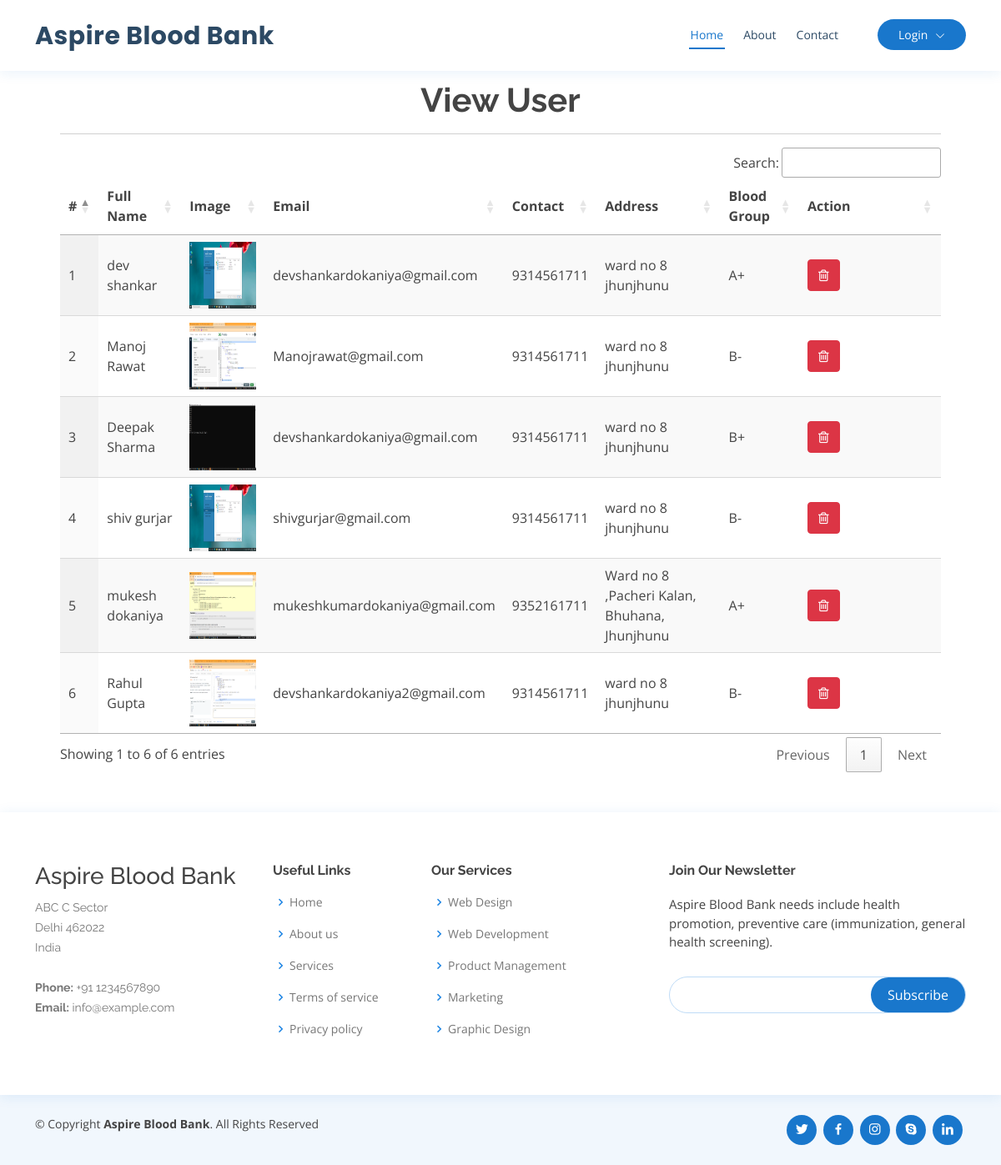
Page /view_user on the committed database.
### blood_app/models.py (models this page shows, shortened)
class UserProfile(models.Model):
    user = models.ForeignKey(User, on_delete=models.CASCADE, null=True)
    contact = models.CharField(max_length=100, null=True)
    address = models.CharField(max_length=100, null=True)
    blood_group = models.ForeignKey(Category, on_delete=models.CASCADE, null=True, blank=True)
    dob = models.DateField(null=True)
    image = models.FileField(null=True)

class Category(models.Model):
    name = models.CharField(max_length=100, null=True, blank=True)

### blood_app/views.py (the view)
# urls.py: path('view_user', view_user, name='view_user'),
def view_user(request):
    data = UserProfile.objects.all()
    d = {'data':data}
    return render(request,'view_user.html',d)

### blood_app/templates/view_user.html
{% extends 'index.html' %}
{% load static %}
{% block body %}
<div class="container-fluid" style="width:90%;margin-top:8%">
                    <div class="container-fluid">
                        <h1 align="center" style="font-weight:bold;margin-top:4%">View User</h1>
                         </div><hr>
                                <table id="example" class="display" style="width:100%">
                                  <thead>
                                    <tr>
                                      <th>#</th>
                                      <th>Full Name</th>
                                      <th>Image</th>
                                      <th>Email</th>
                                      <th>Contact</th>
                                      <th>Address</th>
                                      <th>Blood Group</th>
                                      <th>Action</th>
                                  </tr>
                              </thead>
                              <tbody>
                              {% for i in data %}
                                <tr>
                                  <td>{{forloop.counter}}</td>
                                  <td>{{i.user.first_name}} {{i.user.last_name}}</td>
                                  <td><img src="{{i.image.url}}" style="width:80px;height:80px"></td>
                                  <td>{{i.user.email}}</td>
                                  <td>{{i.contact}}</td>
                                  <td>{{i.address}}</td>
                                  <td>{{i.blood_group.name}}</td>
                                    <td style="width:150px">
                                      <a href="{% url 'delete_user' i.id %}" ><button class="btn btn-danger" onclick="return confirm('Are you sure?')"><i class="fa fa-trash-o"></i></button></a></td>
                              </tr>
                              {% endfor %}
                          </tbody>
                      </table>
                  </div>
{% endblock %}

### blood_app/templates/index.html (shortened to what this page needs)
<!DOCTYPE html>
<html lang="en">
  {% load static %}
<head>
  <link href="{% static 'vendor/fontawesome-free/css/all.min.css' %}" rel="stylesheet">
  <link href="{% static 'vendor/animate.css/animate.min.css' %}" rel="stylesheet">
  <link href="{% static 'vendor/bootstrap/css/bootstrap.min.css' %}" rel="stylesheet">
  <link href="{% static 'vendor/bootstrap-icons/bootstrap-icons.css' %}" rel="stylesheet">
  <link href="{% static 'vendor/boxicons/css/boxicons.min.css' %}" rel="stylesheet">
  <link href="{% static 'vendor/glightbox/css/glightbox.min.css' %}" rel="stylesheet">
  <link href="{% static 'vendor/remixicon/remixicon.css' %}" rel="stylesheet">
  <link href="{% static 'vendor/swiper/swiper-bundle.min.css' %}" rel="stylesheet">
  <link href="{% static 'css/style.css' %}" rel="stylesheet">
  <link rel="stylesheet" href="https://cdnjs.cloudflare.com/ajax/libs/font-awesome/4.7.0/css/font-awesome.min.css">
  <link rel='stylesheet' type='text/css' href="https://cdn.datatables.net/1.10.21/css/jquery.dataTables.min.css">
  <link rel='stylesheet' type='text/css' href="https://cdn.datatables.net/buttons/1.6.2/css/buttons.dataTables.min.css">
</head>
<body>
  <header id="header" class="fixed-top">
    <div class="container d-flex align-items-center">
      <h1 class="logo me-auto"><a href="index.html">Aspire Blood Bank</a></h1>
      {% if request.user.is_staff %}
      <nav id="navbar" class="navbar order-last order-lg-0">
        <ul>
          <li><a class="nav-link scrollto active" href="{% url 'admin_home' %}">Home</a></li>
          <li class="dropdown"><a href="#"><span>Category</span> <i class="bi bi-chevron-down"></i></a>
            <ul>
              <li><a href="/add_category">Add Blood Category</a></li>
              <li><a href="/view_category">View Blood Category</a></li>
            </ul>
          </li>
          <li><a class="nav-link scrollto" href="/view_user">Users</a></li>
          <li><a class="nav-link scrollto" href="/all_order">All Order</a></li>
          <li class="dropdown"><a href="#"><span>Blood Donation</span> <i class="bi bi-chevron-down"></i></a>
            <ul>
              <li><a href="/request_blood">Request for Blood</a></li>
              <li><a href="/donator_blood">Donate for Blood</a></li>
            </ul>
          </li>
          <li class="dropdown">
            <a href="#" class="appointment-btn scrollto" style="color: #fff;"><span class="d-none d-md-inline">Welcome,</span> {{request.user.username}} <i class="bi bi-chevron-down"></i></a>
            <ul>
              <li><a href="{% url 'change_password' %}">Password</a></li>
              <li><a href="{% url 'logout' %}">Logout</a></li>
            </ul>
          </li>
        </ul>
        <i class="bi bi-list mobile-nav-toggle"></i>
      </nav>
      {% else %}
      <nav id="navbar" class="navbar order-last order-lg-0">
        <ul>
          <li><a class="nav-link scrollto active" href="/#hero">Home</a></li>
          <li><a class="nav-link scrollto" href="/#about">About</a></li>
          <li><a class="nav-link scrollto" href="#contact">Contact</a></li>
        </ul>
      </nav>
      <nav id="navbar" class="navbar order-last order-lg-0">
        <ul>
        <li class="dropdown">
          <a href="#" class="appointment-btn scrollto" style="color: #fff;"><span class="d-none d-md-inline">Login</span> <i class="bi bi-chevron-down"></i></a>
        </li>
      </ul>
    </nav>
      {% endif %}
  </header>
  <div class="mt-5 mb-5" style="margin-top:14%">
  {% block body %}
  {% endblock %}
  </div>
  <footer id="footer">
    <div class="footer-top">
      <div class="container">
        <div class="row">
          <div class="col-lg-3 col-md-6 footer-contact">
            <h3>Aspire Blood Bank</h3>
            <p>
              ABC C Sector <br>
              Delhi 462022<br>
              India <br><br>
              <strong>Phone:</strong> +91 1234567890<br>
              <strong>Email:</strong> info@example.com<br>
            </p>
          </div>
          <div class="col-lg-2 col-md-6 footer-links">
            <h4>Useful Links</h4>
            <ul>
              <li><i class="bx bx-chevron-right"></i> <a href="#">Home</a></li>
              <li><i class="bx bx-chevron-right"></i> <a href="#">About us</a></li>
              <li><i class="bx bx-chevron-right"></i> <a href="#">Services</a></li>
              <li><i class="bx bx-chevron-right"></i> <a href="#">Terms of service</a></li>
              <li><i class="bx bx-chevron-right"></i> <a href="#">Privacy policy</a></li>
            </ul>
          </div>
          <div class="col-lg-3 col-md-6 footer-links">
            <h4>Our Services</h4>
            <ul>
              <li><i class="bx bx-chevron-right"></i> <a href="#">Web Design</a></li>
              <li><i class="bx bx-chevron-right"></i> <a href="#">Web Development</a></li>
              <li><i class="bx bx-chevron-right"></i> <a href="#">Product Management</a></li>
              <li><i class="bx bx-chevron-right"></i> <a href="#">Marketing</a></li>
              <li><i class="bx bx-chevron-right"></i> <a href="#">Graphic Design</a></li>
            </ul>
          </div>
          <div class="col-lg-4 col-md-6 footer-newsletter">
            <h4>Join Our Newsletter</h4>
            <p>Aspire Blood Bank needs include health promotion, preventive care (immunization, general health screening).</p>
            <form action="" method="post">
              <input type="email" name="email"><input type="submit" value="Subscribe">
            </form>
          </div>
        </div>
      </div>
    </div>
    <div class="container d-md-flex py-4">
      <div class="me-md-auto text-center text-md-start">
        <div class="copyright">
          &copy; Copyright <strong><span>Aspire Blood Bank</span></strong>. All Rights Reserved
        </div>
        <div class="credits">
        </div>
      </div>
      <div class="social-links text-center text-md-right pt-3 pt-md-0">
        <a href="#" class="twitter"><i class="bx bxl-twitter"></i></a>
        <a href="#" class="facebook"><i class="bx bxl-facebook"></i></a>
        <a href="#" class="instagram"><i class="bx bxl-instagram"></i></a>
        <a href="#" class="google-plus"><i class="bx bxl-skype"></i></a>
        <a href="#" class="linkedin"><i class="bx bxl-linkedin"></i></a>
      </div>
    </div>
  </footer>
</body>
</html>

### blood_app/static/css/style.css (style rules this page uses)
body { font-family: "Open Sans", sans-serif; color: #444444; }
a { color: #1977cc; text-decoration: none; }
h1, h2, h3, h4, h5, h6 { font-family: "Raleway", sans-serif; }
#header { background: #fff; z-index: 997; padding: 15px 0; top: 0px; box-shadow: 0px 2px 15px rgba(25, 119, 204, 0.1); }
.fixed-top { position: fixed; top: 0; right: 0; left: 0; z-index: 1030; }
#header .logo { font-size: 30px; margin: 0; padding: 0; line-height: 1; font-weight: 700; letter-spacing: 0.5px; font-family: "Poppins", sans-serif; }
#header .logo a { color: #2c4964; }
.appointment-btn { margin-left: 25px; background: #1977cc; color: #fff; border-radius: 50px; padding: 8px 25px; white-space: nowrap; transition: 0.3s; font-size: 14px; display: inline-block; }
.navbar { padding: 0; }
.navbar ul { margin: 0; padding: 0; display: flex; list-style: none; align-items: center; }
.navbar li { position: relative; }
.navbar>ul>li { position: relative; white-space: nowrap; padding: 8px 0 8px 20px; }
.navbar a, .navbar a:focus { display: flex; align-items: center; justify-content: space-between; font-size: 14px; color: #2c4964; white-space: nowrap; transition: 0.3s; border-bottom: 2px solid #fff; padding: 5px 2px; }
.navbar a i, .navbar a:focus i { font-size: 12px; line-height: 0; margin-left: 5px; }
.navbar a:hover, .navbar .active, .navbar .active:focus, .navbar li:hover>a { color: #1977cc; border-color: #1977cc; }
#footer { color: #444444; font-size: 14px; background: #f1f7fd; }
#footer .footer-top { padding: 60px 0 30px 0; background: #fff; box-shadow: 0px 2px 15px rgba(25, 119, 204, 0.1); }
#footer .footer-top .footer-contact { margin-bottom: 30px; }
#footer .footer-top .footer-contact p { font-size: 14px; line-height: 24px; margin-bottom: 0; font-family: "Raleway", sans-serif; color: #777777; }
#footer .footer-top h4 { font-size: 16px; font-weight: bold; color: #444444; position: relative; padding-bottom: 12px; }
#footer .footer-top .footer-links { margin-bottom: 30px; }
#footer .footer-top .footer-links ul { list-style: none; padding: 0; margin: 0; }
#footer .footer-top .footer-links ul i { padding-right: 2px; color: #1c84e3; font-size: 18px; line-height: 1; }
#footer .footer-top .footer-links ul li { padding: 10px 0; display: flex; align-items: center; }
#footer .footer-top .footer-links ul li:first-child { padding-top: 0; }
#footer .footer-top .footer-links ul a { color: #777777; transition: 0.3s; display: inline-block; line-height: 1; }
#footer .footer-newsletter { font-size: 15px; }
#footer .footer-newsletter h4 { font-size: 16px; font-weight: bold; color: #444444; position: relative; padding-bottom: 12px; }
#footer .footer-newsletter form { margin-top: 30px; background: #fff; padding: 6px 10px; position: relative; border-radius: 50px; text-align: left; border: 1px solid #bfdcf7; }
#footer .footer-newsletter form input[type=email] { border: 0; padding: 4px 8px; width: calc(100% - 100px); }
#footer .footer-newsletter form input[type=submit] { position: absolute; top: 0; right: 0; bottom: 0; border: 0; background: none; font-size: 16px; padding: 0 20px; background: #1977cc; color: #fff; transition: 0.3s; border-radius: 50px; }
#footer .credits { padding-top: 5px; font-size: 13px; color: #444444; }
#footer .social-links a { font-size: 18px; display: inline-block; background: #1977cc; color: #fff; line-height: 1; padding: 8px 0; margin-right: 4px; border-radius: 50%; text-align: center; width: 36px; height: 36px; transition: 0.3s; }
.dropdown .appointment-btn { margin-left: 25px; background: #1977cc; color: #fff; border-radius: 50px; padding: 8px 25px; white-space: nowrap; transition: 0.3s; font-size: 14px; display: inline-block; }
.appointment-btn { color: #fff; }

### rows in the picture
UserProfile: user.first_name "dev", user.last_name "shankar", image (picture), user.email "devshankardokaniya@gmail.com", contact "9314561711", address "ward no 8 jhunjhunu", blood_group.name "A+"
UserProfile: user.first_name "Manoj", user.last_name "Rawat", image (picture), user.email "Manojrawat@gmail.com", contact "9314561711", address "ward no 8 jhunjhunu", blood_group.name "B-"
UserProfile: user.first_name "Deepak", user.last_name "Sharma", image (picture), user.email "devshankardokaniya@gmail.com", contact "9314561711", address "ward no 8 jhunjhunu", blood_group.name "B+"
UserProfile: user.first_name "shiv", user.last_name "gurjar", image (picture), user.email "shivgurjar@gmail.com", contact "9314561711", address "ward no 8 jhunjhunu", blood_group.name "B-"
UserProfile: user.first_name "mukesh", user.last_name "dokaniya", image (picture), user.email "mukeshkumardokaniya@gmail.com", contact "9352161711", address "Ward no 8 ,Pacheri Kalan, Bhuhana, Jhunjhunu", blood_group.name "A+"
UserProfile: user.first_name "Rahul", user.last_name "Gupta", image (picture), user.email "devshankardokaniya2@gmail.com", contact "9314561711", address "ward no 8 jhunjhunu", blood_group.name "B-"
